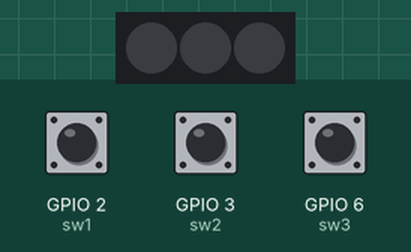
Simulated run of this program. Board: ESP32 board running MicroPython. On the bench: 3 RGB LEDs in strip order, left to right. The test bench sets the inputs (shaded band); at power-on: GPIO 2 (sw1) HIGH, GPIO 3 (sw2) HIGH, GPIO 6 (sw3) HIGH. Dim RGB values are drawn brighter than linear.

Above: at 1.2 s.
1.3 s: GPIO 2 (sw1) pulled LOW for 3.2 s
At 4.1 s:
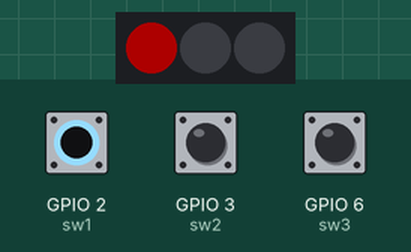
7.5 s: GPIO 3 (sw2) pulled LOW for 3.2 s
At 10.1 s:
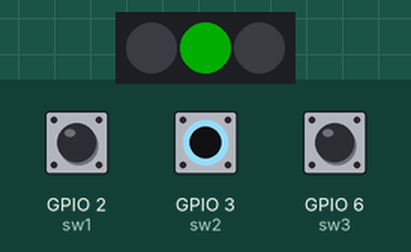
13.7 s: GPIO 6 (sw3) pulled LOW for 3.2 s
At 16.1 s:
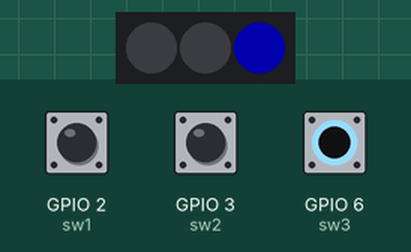
Timing chart, 0 to 20.1 s (numbered marks = the images above; inputs shaded):
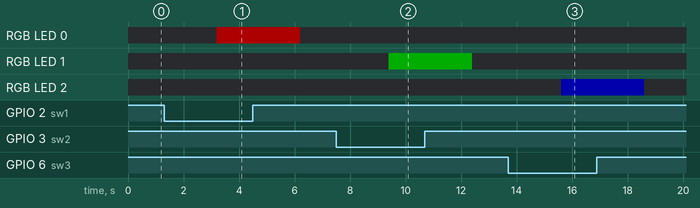

The program:

sw-ex4.py
```python
#　0P01023 -  ピョー　ウェイ　ソー

from machine import Pin
from neopixel import NeoPixel
from time import sleep

led = NeoPixel(Pin(10, Pin.OUT), 3)

SW1 = 2 ; sw1 = Pin(SW1, Pin.IN)
SW2 = 3 ; sw2 = Pin(SW2, Pin.IN)
SW3 = 6 ; sw3 = Pin(SW3, Pin.IN)
switch = [sw1, sw2, sw3]

#Program Settings

press_actv_dur_s = 2  #  long press duration
light_dur_s      = 3  #  led's lighting duration in sec
RED     = (50,  0,  0)  #  colors in RGB system
GREEN = ( 0, 50,  0)
BLUE    = ( 0,  0, 50)
OFF      = ( 0,  0,  0)

color = [RED, GREEN, BLUE]

def check_frequency():
    sleep(0.1)

def t3s_light(x):
    global count
    led[x] = color[x] ; led.write()
    sleep(light_dur_s)
    led[x] = OFF      ; led.write()
    count = 0

count_number = press_actv_dur_s * 0.1 * 100
count = 0

try:
    while True:
        for x in range(3):
            if switch[x].value() == 0:
                count += 1
                if count >= count_number :
                    t3s_light(x)
        check_frequency()

except KeyboardInterrupt:
    for i in range(3):
        led[i] = OFF
    led.write()
    print("Program stopped")
```

Measured:
- after the input at 1.3 s, RGB LED 0: off → RGB(50, 0, 0) after 1.9 s, → off 3.0 s later
- after the input at 7.5 s, RGB LED 1: off → RGB(0, 50, 0) after 1.9 s, → off 3.0 s later
- after the input at 13.7 s, RGB LED 2: off → RGB(0, 0, 50) after 1.9 s, → off 3.0 s later
